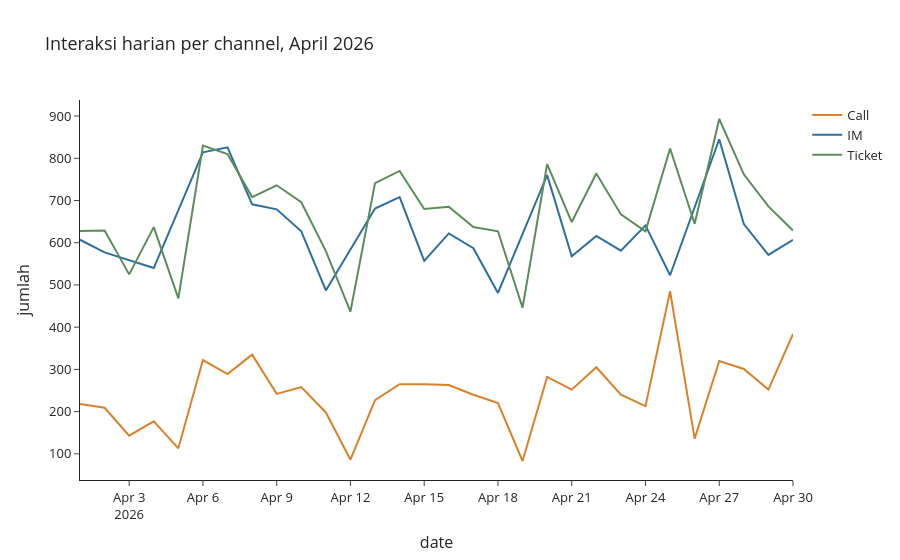
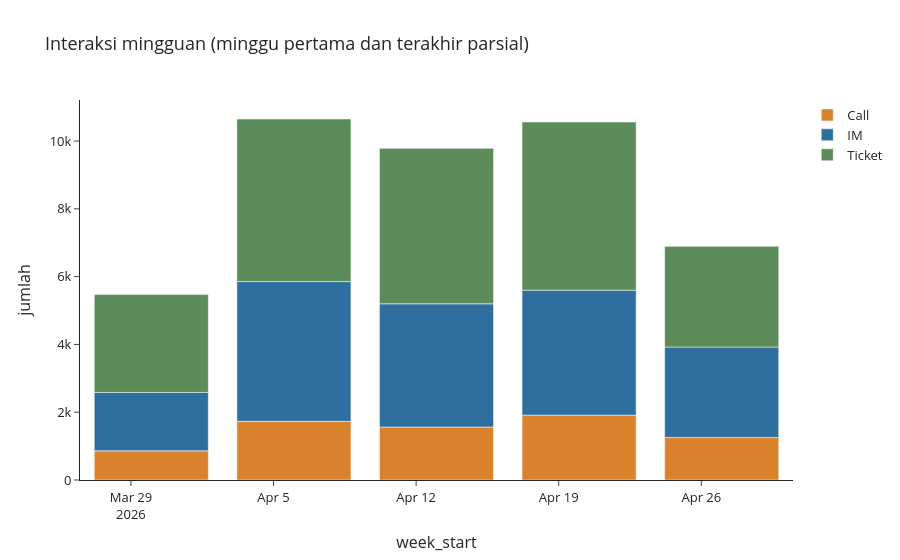
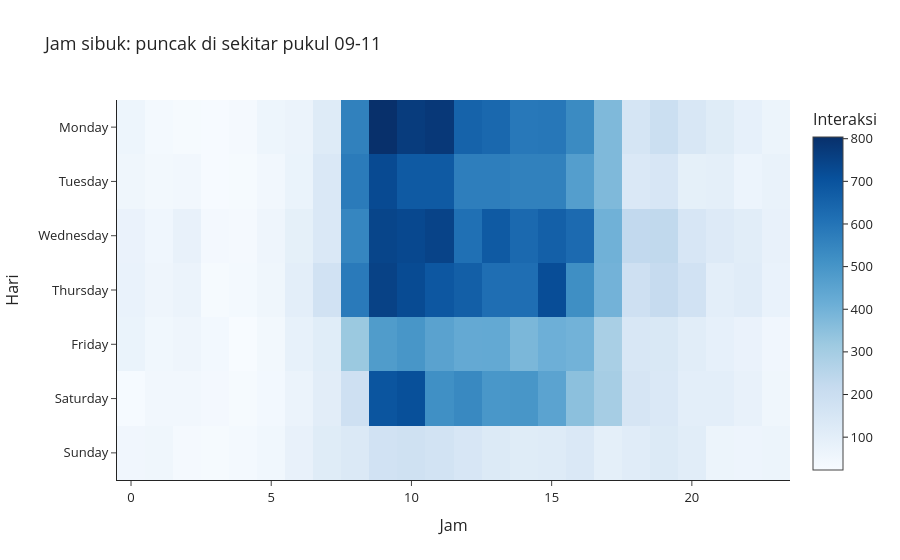
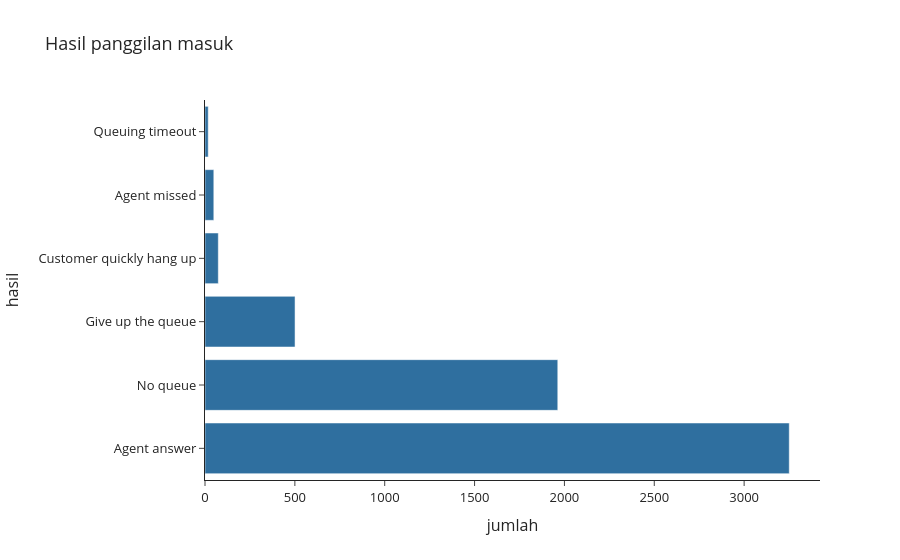

Write notebook code for charts like these, in order.
### Markdown cell above
<H1> VISUALISASI

### Code cell
colors = {'IM': '#2f6f9f', 'Call': '#d9822b', 'Ticket': '#5b8c5a'}
base = dict(template='simple_white', font=dict(size=13), legend_title_text='')

# 1. tren harian
fig1 = px.line(daily, x='date', y='jumlah', color='channel_group',
               color_discrete_map=colors, title='Interaksi harian per channel, April 2026')
fig1.update_layout(**base); fig1.show()

# 2. tren mingguan
fig2 = px.bar(weekly, x='week_start', y='jumlah', color='channel_group',
              color_discrete_map=colors, title='Interaksi mingguan (minggu pertama dan terakhir parsial)')
fig2.update_layout(**base); fig2.show()

# 3. heatmap jam sibuk
fig3 = px.imshow(heat, color_continuous_scale='Blues', aspect='auto',
                 labels=dict(x='Jam', y='Hari', color='Interaksi'),
                 title='Jam sibuk: puncak di sekitar pukul 09-11')
fig3.update_layout(**base); fig3.show()

# 4. hasil Call In
res = ci['outcome'].value_counts().reset_index()
res.columns = ['hasil', 'jumlah']
fig4 = px.bar(res, x='jumlah', y='hasil', orientation='h', title='Hasil panggilan masuk')
fig4.update_traces(marker_color='#2f6f9f'); fig4.update_layout(**base); fig4.show()

### Figure 1 — Plotly figure (JSON) as saved in the notebook; plotly's stock layout.template omitted (floating-point values rounded to 4 significant figures)
{"data": [{"hovertemplate": "channel_group=Call<br>date=%{x}<br>jumlah=%{y}<extra></extra>", "legendgroup": "Call", "line": {"color": "#d9822b", "dash": "solid"}, "marker": {"symbol": "circle"}, "mode": "lines", "name": "Call", "orientation": "v", "showlegend": true, "type": "scatter", "x": ["2026-04-01", "2026-04-02", "2026-04-03", "2026-04-04", "2026-04-05", "2026-04-06", "2026-04-07", "2026-04-08", "2026-04-09", "2026-04-10", "2026-04-11", "2026-04-12", "2026-04-13", "2026-04-14", "2026-04-15", "2026-04-16", "2026-04-17", "2026-04-18", "2026-04-19", "2026-04-20", "2026-04-21", "2026-04-22", "2026-04-23", "2026-04-24", "2026-04-25", "2026-04-26", "2026-04-27", "2026-04-28", "2026-04-29", "2026-04-30"], "xaxis": "x", "y": [218, 209, 143, 177, 113, 322, 289, 335, 242, 258, 198, 86, 227, 265, 265, 263, 240, 220, 83, 282, 252, 305, 240, 213, 485, 136, 320, 301, 252, 384], "yaxis": "y"}, {"hovertemplate": "channel_group=IM<br>date=%{x}<br>jumlah=%{y}<extra></extra>", "legendgroup": "IM", "line": {"color": "#2f6f9f", "dash": "solid"}, "marker": {"symbol": "circle"}, "mode": "lines", "name": "IM", "orientation": "v", "showlegend": true, "type": "scatter", "x": ["2026-04-01", "2026-04-02", "2026-04-04", "2026-04-06", "2026-04-07", "2026-04-08", "2026-04-09", "2026-04-10", "2026-04-11", "2026-04-13", "2026-04-14", "2026-04-15", "2026-04-16", "2026-04-17", "2026-04-18", "2026-04-20", "2026-04-21", "2026-04-22", "2026-04-23", "2026-04-24", "2026-04-25", "2026-04-27", "2026-04-28", "2026-04-29", "2026-04-30"], "xaxis": "x", "y": [607, 577, 540, 814, 826, 691, 679, 627, 487, 681, 708, 557, 622, 587, 481, 760, 568, 616, 581, 641, 523, 845, 644, 571, 607], "yaxis": "y"}, {"hovertemplate": "channel_group=Ticket<br>date=%{x}<br>jumlah=%{y}<extra></extra>", "legendgroup": "Ticket", "line": {"color": "#5b8c5a", "dash": "solid"}, "marker": {"symbol": "circle"}, "mode": "lines", "name": "Ticket", "orientation": "v", "showlegend": true, "type": "scatter", "x": ["2026-04-01", "2026-04-02", "2026-04-03", "2026-04-04", "2026-04-05", "2026-04-06", "2026-04-07", "2026-04-08", "2026-04-09", "2026-04-10", "2026-04-11", "2026-04-12", "2026-04-13", "2026-04-14", "2026-04-15", "2026-04-16", "2026-04-17", "2026-04-18", "2026-04-19", "2026-04-20", "2026-04-21", "2026-04-22", "2026-04-23", "2026-04-24", "2026-04-25", "2026-04-26", "2026-04-27", "2026-04-28", "2026-04-29", "2026-04-30"], "xaxis": "x", "y": [628, 629, 525, 637, 468, 830, 810, 708, 736, 696, 580, 437, 741, 770, 680, 685, 637, 627, 446, 786, 649, 764, 667, 627, 823, 645, 893, 762, 686, 629], "yaxis": "y"}], "layout": {"font": {"size": 13}, "legend": {"title": {"text": ""}, "tracegroupgap": 0}, "title": {"text": "Interaksi harian per channel, April 2026"}, "xaxis": {"anchor": "y", "domain": [0, 1], "title": {"text": "date"}}, "yaxis": {"anchor": "x", "domain": [0, 1], "title": {"text": "jumlah"}}}}

### Figure 2 — Plotly figure (JSON) as saved in the notebook; plotly's stock layout.template omitted (floating-point values rounded to 4 significant figures)
{"data": [{"alignmentgroup": "True", "hovertemplate": "channel_group=Call<br>week_start=%{x}<br>jumlah=%{y}<extra></extra>", "legendgroup": "Call", "marker": {"color": "#d9822b", "pattern": {"shape": ""}}, "name": "Call", "offsetgroup": "Call", "orientation": "v", "showlegend": true, "textposition": "auto", "type": "bar", "x": ["2026-03-30T00:00:00", "2026-04-06T00:00:00", "2026-04-13T00:00:00", "2026-04-20T00:00:00", "2026-04-27T00:00:00"], "xaxis": "x", "y": [860, 1730, 1563, 1913, 1257], "yaxis": "y"}, {"alignmentgroup": "True", "hovertemplate": "channel_group=IM<br>week_start=%{x}<br>jumlah=%{y}<extra></extra>", "legendgroup": "IM", "marker": {"color": "#2f6f9f", "pattern": {"shape": ""}}, "name": "IM", "offsetgroup": "IM", "orientation": "v", "showlegend": true, "textposition": "auto", "type": "bar", "x": ["2026-03-30T00:00:00", "2026-04-06T00:00:00", "2026-04-13T00:00:00", "2026-04-20T00:00:00", "2026-04-27T00:00:00"], "xaxis": "x", "y": [1724, 4124, 3636, 3689, 2667], "yaxis": "y"}, {"alignmentgroup": "True", "hovertemplate": "channel_group=Ticket<br>week_start=%{x}<br>jumlah=%{y}<extra></extra>", "legendgroup": "Ticket", "marker": {"color": "#5b8c5a", "pattern": {"shape": ""}}, "name": "Ticket", "offsetgroup": "Ticket", "orientation": "v", "showlegend": true, "textposition": "auto", "type": "bar", "x": ["2026-03-30T00:00:00", "2026-04-06T00:00:00", "2026-04-13T00:00:00", "2026-04-20T00:00:00", "2026-04-27T00:00:00"], "xaxis": "x", "y": [2887, 4797, 4586, 4961, 2970], "yaxis": "y"}], "layout": {"barmode": "relative", "font": {"size": 13}, "legend": {"title": {"text": ""}, "tracegroupgap": 0}, "title": {"text": "Interaksi mingguan (minggu pertama dan terakhir parsial)"}, "xaxis": {"anchor": "y", "domain": [0, 1], "title": {"text": "week_start"}}, "yaxis": {"anchor": "x", "domain": [0, 1], "title": {"text": "jumlah"}}}}

### Figure 3 — Plotly figure (JSON) as saved in the notebook; plotly's stock layout.template omitted (floating-point values rounded to 4 significant figures; data arrays with more than 128 entries replaced by an {"elided": "..."} marker saying what was removed)
{"data": [{"coloraxis": "coloraxis", "hovertemplate": "Jam: %{x}<br>Hari: %{y}<br>Interaksi: %{z}<extra></extra>", "name": "0", "type": "heatmap", "x": [0, 1, 2, 3, 4, 5, 6, 7, 8, 9, 10, 11, 12, 13, 14, 15, 16, 17, 18, 19, 20, 21, 22, 23], "xaxis": "x", "y": ["Monday", "Tuesday", "Wednesday", "Thursday", "Friday", "Saturday", "Sunday"], "yaxis": "y", "z": {"elided": "7x24 int values"}}], "layout": {"coloraxis": {"colorbar": {"title": {"text": "Interaksi"}}, "colorscale": [[0, "rgb(247,251,255)"], [0.125, "rgb(222,235,247)"], [0.25, "rgb(198,219,239)"], [0.375, "rgb(158,202,225)"], [0.5, "rgb(107,174,214)"], [0.625, "rgb(66,146,198)"], [0.75, "rgb(33,113,181)"], [0.875, "rgb(8,81,156)"], [1, "rgb(8,48,107)"]]}, "font": {"size": 13}, "legend": {"title": {"text": ""}}, "title": {"text": "Jam sibuk: puncak di sekitar pukul 09-11"}, "xaxis": {"anchor": "y", "domain": [0, 1], "title": {"text": "Jam"}}, "yaxis": {"anchor": "x", "autorange": "reversed", "domain": [0, 1], "title": {"text": "Hari"}}}}

### Figure 4 — Plotly figure (JSON) as saved in the notebook; plotly's stock layout.template omitted (floating-point values rounded to 4 significant figures)
{"data": [{"alignmentgroup": "True", "hovertemplate": "jumlah=%{x}<br>hasil=%{y}<extra></extra>", "legendgroup": "", "marker": {"color": "#2f6f9f", "pattern": {"shape": ""}}, "name": "", "offsetgroup": "", "orientation": "h", "showlegend": false, "textposition": "auto", "type": "bar", "x": [3251, 1963, 501, 74, 49, 18], "xaxis": "x", "y": ["Agent answer", "No queue", "Give up the queue", "Customer quickly hang up", "Agent missed", "Queuing timeout"], "yaxis": "y"}], "layout": {"barmode": "relative", "font": {"size": 13}, "legend": {"title": {"text": ""}, "tracegroupgap": 0}, "title": {"text": "Hasil panggilan masuk"}, "xaxis": {"anchor": "y", "domain": [0, 1], "title": {"text": "jumlah"}}, "yaxis": {"anchor": "x", "domain": [0, 1], "title": {"text": "hasil"}}}}
